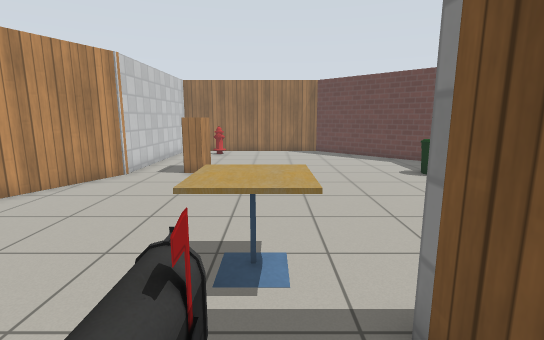
[1] (above)

16 first-person views from a walk through a Gazebo world. The camera is 1.2 m above the floor, tilts 10° down and sees 85° across. The lines on the ground mark 1 m squares. The floor is counted in squares, 0.5 m on a side. Each view is taken from the middle of a square. On the plan, view 1 faces up. The plan holds only what a view shows up to about 18 squares ahead; the rest is blank. Gazebo's built-in surfaces are drawn with simple patterns. Some stock models are drawn as simple stand-ins. Some surface patterns are stand-ins.

[2]
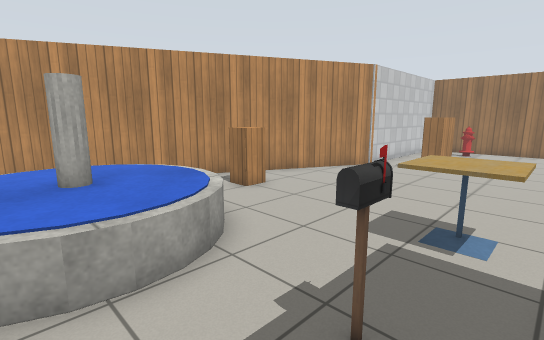

[3]
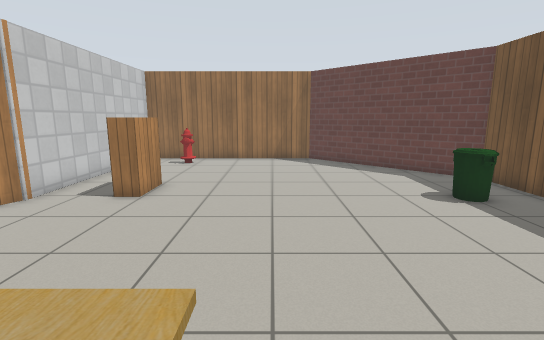

[4]
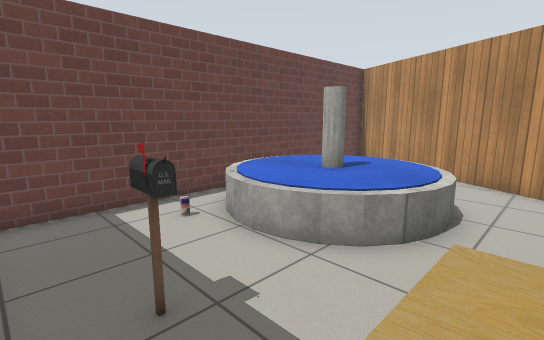

[5]
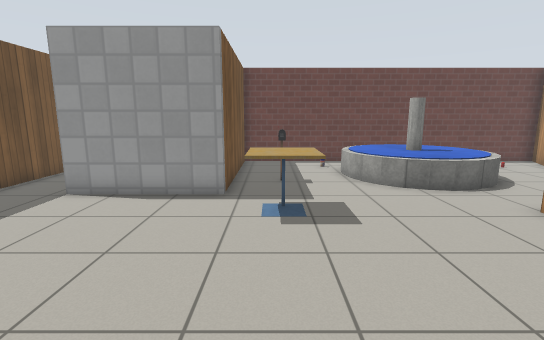

[6]
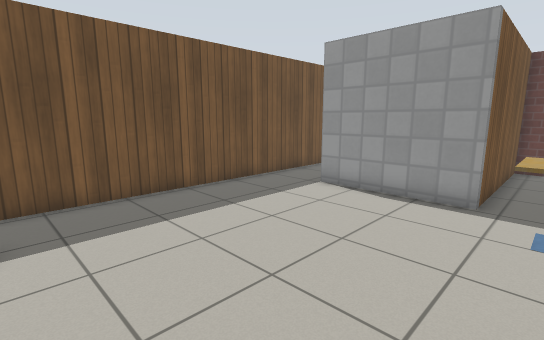

[7]
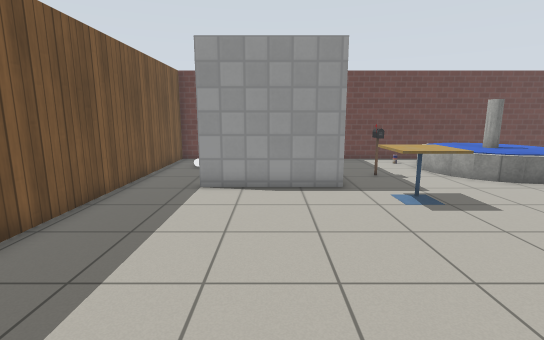

[8]
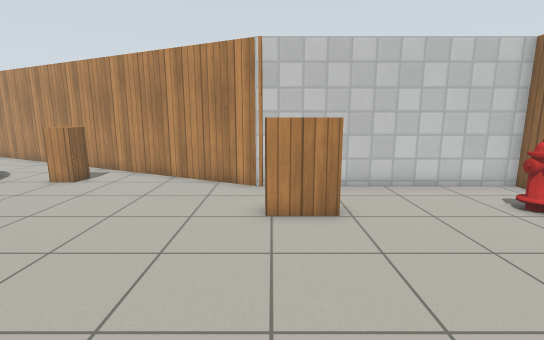

[9]
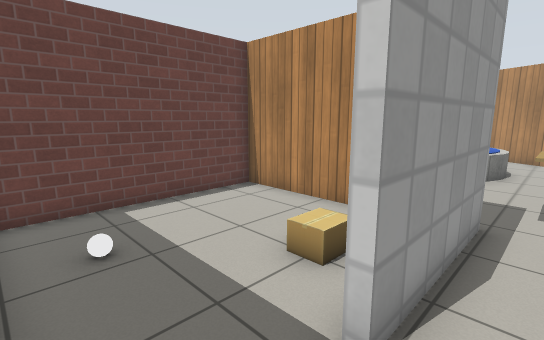

[10]
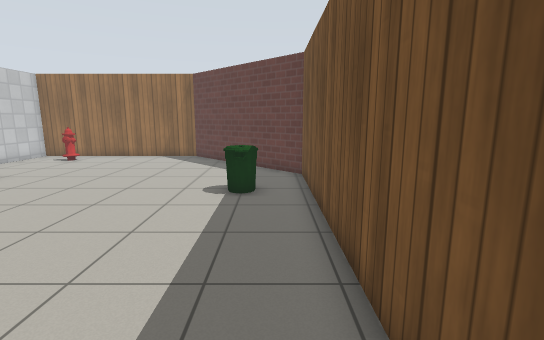

[11]
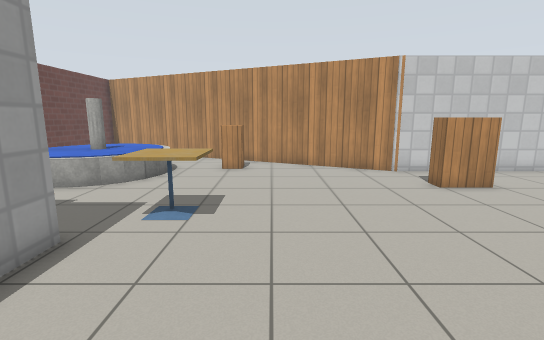

[12]
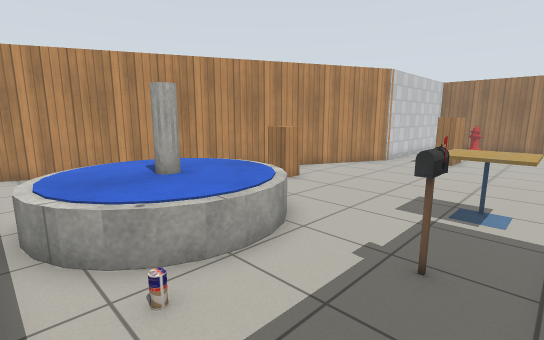

[13]
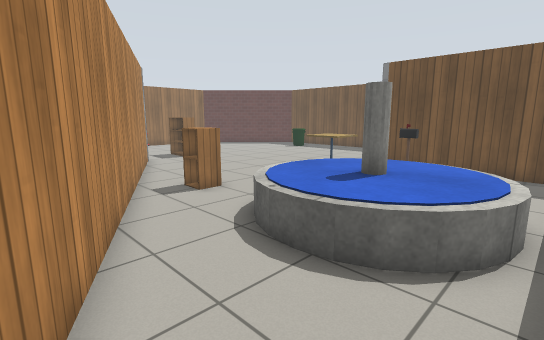

[14]
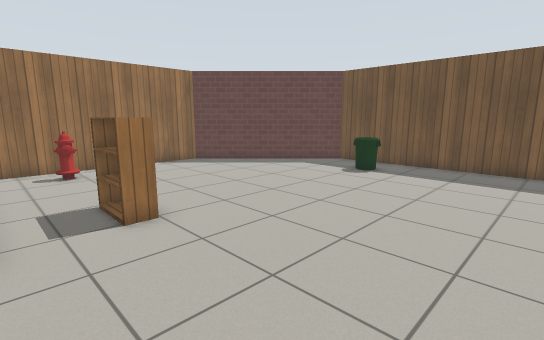

[15]
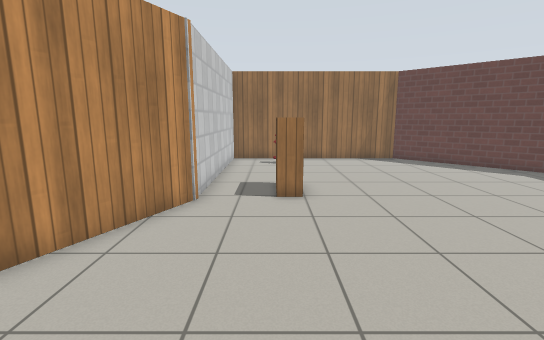

[16]
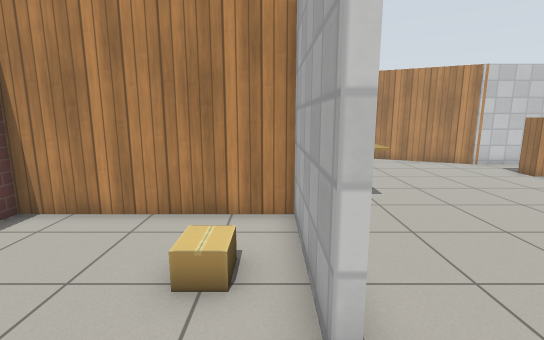

### Floor plan
Ten units are one square. View 1 is at (0, 0); x grows to the right and y downward. Boxes are objects, and circles mark ways between rooms. Rooms are numbered by the first view taken in them; rooms with no view inside come last. Other rooms are left out.
<svg viewBox="-150 -221 248 270">
<path fill="none" stroke="#000" d="M93 -26 93 -156 32 -216 -63 -216 -63 -125 -145 44 15 44 15 -29 66 -29M66 -26 18 -26 18 44 93 44 93 -26"/>
<rect x="-115" y="15" width="10" height="10" fill="#bbb"><title>other object</title></rect>
<rect x="-95" y="-25" width="70" height="60" fill="#bbb"><title>fountain</title></rect>
<rect x="-85" y="-55" width="20" height="10" fill="#bbb"><title>cabinet</title></rect>
<rect x="-45" y="-145" width="20" height="20" fill="#bbb"><title>bookshelf</title></rect>
<rect x="-45" y="-205" width="20" height="10" fill="#bbb"><title>fire hydrant</title></rect>
<rect x="-35" y="25" width="10" height="10" fill="#bbb"><title>drink can</title></rect>
<rect x="-15" y="-55" width="20" height="20" fill="#bbb"><title>cafe table</title></rect>
<rect x="-5" y="-15" width="10" height="10" fill="#bbb"><title>postbox</title></rect>
<rect x="65" y="-135" width="10" height="20" fill="#bbb"><title>bin</title></rect>
<rect x="35" y="-15" width="20" height="10" fill="#bbb"><title>cardboard box</title></rect>
<rect x="75" y="15" width="10" height="10" fill="#bbb"><title>white ball</title></rect>
<circle cx="80" cy="-30" r="3" fill="#2a7"/>
<text x="-10" y="-80">1</text>
<text x="60" y="10">2</text>
</svg>
Room 1 opens to room 2.

Where each view was taken, in squares from view 1:
view 1: 0 up, 0 right, facing up
view 2: 2 down, 1 right, facing up-left
view 3: 4 up, 1 right, facing up
view 4: 4 up, 1 right, facing down-left
view 5: 12 up, 0 right, facing down
view 6: 12 up, 0 right, facing down-right
view 7: 13 up, 4 right, facing down
view 8: 13 up, 4 right, facing left
view 9: 4 up, 9 right, facing down-left
view 10: 3 up, 8 right, facing up
view 11: 7 up, 7 right, facing left
view 12: 4 down, 1 right, facing up-left
view 13: 4 down, 13 left, facing up-right
view 14: 6 up, 6 left, facing up-right
view 15: 4 up, 4 left, facing up
view 16: 2 up, 9 right, facing left
